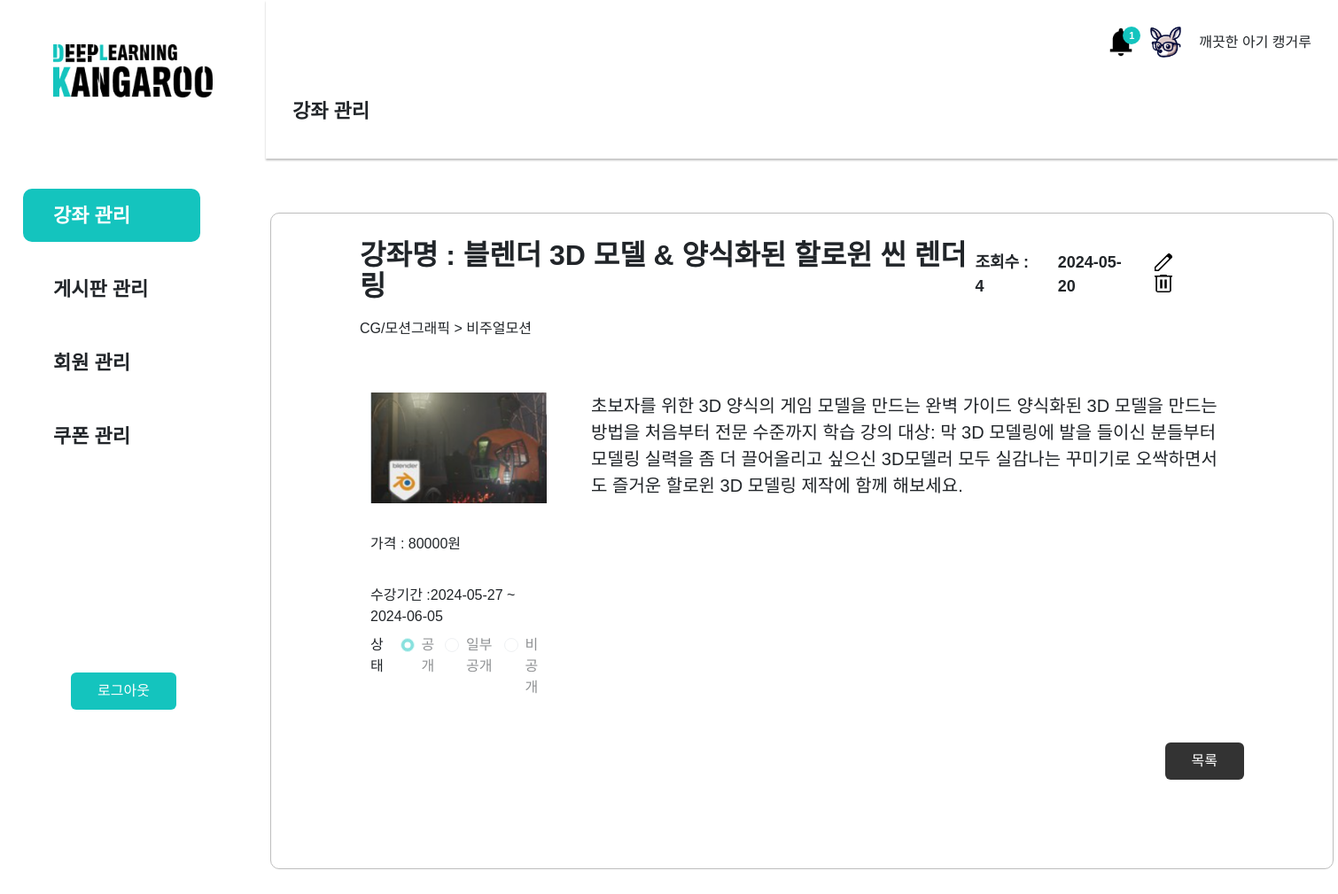
Page /admin/lecture/lecture_view.php?pid=124 (signed in) on the committed database.
### tables this page shows
CREATE TABLE `products` (
  `pid` int(11) NOT NULL,
  `cate` varchar(100) NOT NULL,
  `title` varchar(100) DEFAULT NULL,
  `content` text NOT NULL,
  `price` double NOT NULL,
  `sale_start_date` date DEFAULT NULL,
  `sale_end_date` date DEFAULT NULL,
  `reg_date` date DEFAULT NULL,
  `status` tinyint(4) DEFAULT NULL,
  `thumbnail` varchar(100) DEFAULT NULL,
  `url` text DEFAULT NULL,
  `hit` int(11) DEFAULT NULL
);

### admin/lecture/lecture_view.php (the view, shortened to what this page needs)
<?php
$css1 = '<link rel="stylesheet" href="../../css/lecture.css">';
include_once $_SERVER['DOCUMENT_ROOT'] . '/clean_kangaroo/admin/dbcon.php';
include_once $_SERVER['DOCUMENT_ROOT'] . '/clean_kangaroo/admin/header.php';
$pid = $_GET['pid'];
$sql = "SELECT * FROM products WHERE pid = {$pid}";
$result = $mysqli->query($sql);
$row = mysqli_fetch_object($result);
$hit = $row->hit + 1;
$sqlUpdate = "UPDATE products SET hit={$hit} WHERE pid = {$pid}";
$mysqli->query($sqlUpdate);
?>
  <div class="answer_wrap">
    <div class="user_write">
      <ul>
        <div class="title df aic pb-5">
          <h4 class="h4">강좌명 : <?= $row->title; ?></h4>
          <div class="svg_wrap">
            <span class="body3b">조회수 : <?= $row->hit; ?></span>
            <span class="body3b"><?= $row->reg_date; ?></span>
            <div class="lectureSvg">
            <td class="lectureSvg">
  <a href="lecture_edit.php?pid=<?= $row->pid; ?>"><img src="../../images/edit.svg" alt=""></a>
    <a href="lecture_del.php?pid=<?= $row->pid; ?>" class="cart_item_del"><img src="../../images/delete.svg" alt=""></a>
  </td>
            </div>
          </div>
        </div>
        <p class="form-label ca">
          <?php
$category = $row->cate;
$cateArr = str_split($category, 5);
$catetext = '';
foreach($cateArr as $cate){
  $catesql = "SELECT name FROM product_category WHERE code = '{$cate}'";
  $cateResult = $mysqli->query($catesql);
  $caterow = $cateResult ->fetch_object();
  $catetext .= $caterow->name.' > ';
}
$trimmed_string = substr($catetext, 0, -2);
echo $trimmed_string;
            ?>
        </p>
      </ul>
      <ul>
        <div class="container">
          <div class="inner_container">
            <ul class="info">
              <li><a href="<?=$row->url;?>"><img src="<?=$row->thumbnail;?>" alt=""></a></li>
              <li>
                <p class="form-label price">가격 : <?= $row->price; ?>원</p>
                <p class="form-label period">수강기간 :<?=$row->sale_start_date?> ~ <?=$row->sale_end_date?>
              </p>
              </li>
              <li class="view_status">
                <p class="status">상태&nbsp;&nbsp;</p>
               <div class="form-check">
                  <input class="form-check-input" type="radio"
                  aria-label="공개" name="status" id="status1"
                  <?php if($row->status == 0){
                    echo "checked";} ?>
                   disabled>
                   <label class="form-check-label" for="status1">
                    공개
                  </label>
                </div>
                <div class="form-check">
                  <input class="form-check-input" type="radio"
                  aria-label="일부공개(예약)" name="status" id="status2"
                  <?php if($row->status == 1){
                     echo "checked";} ?> disabled>
                   <label class="form-check-label" for="status2">
                    일부공개
                  </label>
                </div>
                <div class="form-check">
                  <input class="form-check-input" type="radio"
                  aria-label="비공개" name="status" id="status3"
                  <?php if($row->status == 2){
                    echo "checked";} ?> disabled>
                   <label class="form-check-label" for="status3">
                    비공개
                  </label>
                </div>
              </li>
            </ul>
            <ul class="content">
              <p class="body2"><?= $row->content; ?></p>
            </ul>
          </div>
        </div>
      </ul>
      <div class="answer_btn_wrap df pt-5">
      <a href ="javascript:history.back();" class="basic_btn">목록</a>
      </div>
    </div>
  </div>
</body>
<?php
include_once $_SERVER['DOCUMENT_ROOT'] . '/clean_kangaroo/admin/footer.php';
?>
</html>

### css/common.css (style rules this page uses)
:root { --font-size: 16px; --font-bold:700; --black: #000; --white: #fff; --body-l:calc(var(--font-size) + 6px); --body-sl:calc(var(--font-size) + 4px); --body-m:calc(var(--font-size) + 2px); --body-s:calc(var(--font-size) - 2px); }
.df { display: flex; }
.aic { align-items: center; }
.h1, .h2, .h3, .h4 { line-height: 1.1; }
.h1, .h2, .h3, .h4, .body1b, .body2b, .body3b, .body4b, .body5b { font-weight: var(--font-bold); }
.h4 { font-size: 32px; }
.body3b { font-size: var(--body-m); }
.body2 { font-size: var(--body-sl); }
.basic_btn { display: inline-block; background: var(--C-gray); border-radius: 6px; text-align: center; line-height: 22.4px; font-size: 16px; color: #fff; padding: 10px 30px; text-transform: capitalize; font-family: 'SUIT', sans-serif; cursor: pointer; transition: 0.2s; }
.form-check-input:checked { background-color: var(--C-primary); border-color: #B9EEEC; }
.answer_wrap { margin: 0 auto; width: 1200px; border: 1px solid #bdbdbd; border-radius: 10px; }
.user_write { padding: 30px 100px 100px; }
.user_write .title { justify-content: space-between; }
.answer_btn_wrap { justify-content: right; gap: 30px; }

### css/lecture.css (style rules this page uses)
p { font-size: 16px; }
.info li { object-fit: cover; }
.view_status { display: flex; justify-content: space-around; gap: 10px; }
.period { margin: 1rem auto; }
.form-label { margin: 1.5rem 0 0.5rem; }
.form-label.ca { margin: 10px 0 60px !important; }
.form-label.price { padding: 10px 0 !important; }
.answer_wrap { margin: 60px auto; }
.container { display: flex; justify-content: space-between; width: 100%; }
.inner_container { display: flex; justify-content: space-between; gap: 50px; width: 100%; }
.info { width: 700px; }
.svg_wrap { display: flex; gap: 20px; }
.pb-5 { padding-bottom: 0 !important; }
.lectureSvg img { width: 20px; height: 20px; margin-right: 30px; }

### rows in the picture
products: title "블렌더 3D 모델 & 양식화된 할로윈 씬 렌더링", hit "4", reg_date "2024-05-20", thumbnail (picture), price "80000", sale_start_date "2024-05-27", sale_end_date "2024-06-05", status "☑ 공개", status "☐ 일부공개", status "☐ 비공개", content "초보자를 위한 3D 양식의 게임 모델을 만드는 완벽 가이드 양식화된 3D 모델을 만드는 방법을 처음부터 전문 수준까지 학습 강의 대상: 막 3D 모델링에 발을 들이신 분들부터 모델링 실력을 좀 더 끌어올리고 싶으신 3D모델러 모두 실감나는 꾸미기로 오싹하면서도 즐거운 할로윈 3D 모델링 제작에 함께 해보세요."

### other values in the picture
$row->cnt "1"
$title "강좌 관리"
$trimmed_string "CG/모션그래픽 > 비주얼모션"
